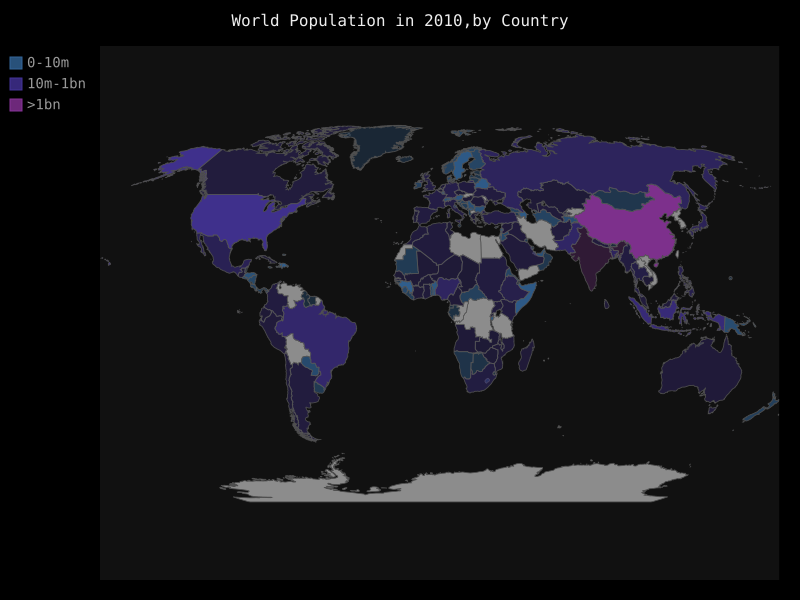

Here is the Python script that generated this plot:
import json
import pygal
from country_codes import get_country_code
from pygal.style import RotateStyle

filename = 'population_data.json'
with open(filename) as f:
	pop_data = json.load(f)

cc_populations = {}
for pop_dict in pop_data:
	if pop_dict['Year'] == '2010':
		country_name = pop_dict['Country Name']
		population = int(float(pop_dict['Value']))
		code = get_country_code(country_name)
		if code:
			cc_populations[code] = population

#根据人口数量将所有的国家分成三组
cc_pops_1,cc_pops_2,cc_pops_3 = {},{},{}
for cc,pop in cc_populations.items():
	if pop < 10000000:
		cc_pops_1[cc] = pop
	elif pop < 1000000000:
		cc_pops_2[cc] = pop
	else:
		cc_pops_3[cc] = pop

wm_style = RotateStyle('#336699')
wm = pygal.Worldmap(style=wm_style)
wm.title = 'World Population in 2010,by Country'
wm.add('0-10m',cc_pops_1)
wm.add('10m-1bn',cc_pops_2)
wm.add('>1bn',cc_pops_3)
wm.render_to_file('world_population.svg')
